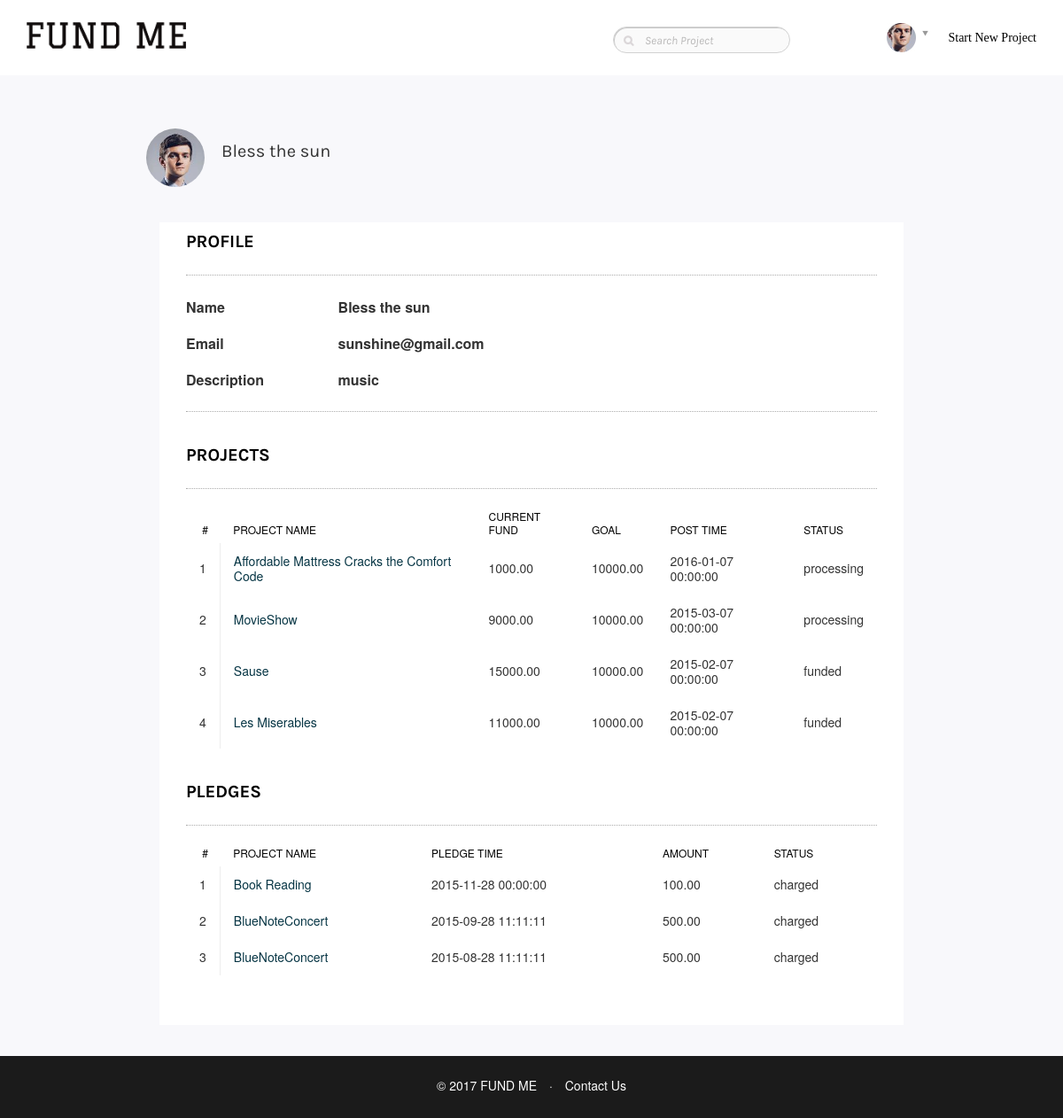
Screenshot of /db/userprofile.php?uid=sunshine@gmail.com (signed in) with the database file from the repository.
### tables this page shows
CREATE TABLE `users` (
  `uid` varchar(40) NOT NULL,
  `username` varchar(40) NOT NULL,
  `email` varchar(40) NOT NULL,
  `password` varchar(40) NOT NULL,
  `address` varchar(50) DEFAULT NULL,
  `interests` text DEFAULT NULL,
  PRIMARY KEY (`uid`)
);

CREATE TABLE `projects` (
  `pid` INT UNSIGNED AUTO_INCREMENT NOT NULL,
  `pname` varchar(100) DEFAULT NULL,
  `pdescription` text DEFAULT NULL,
  `uid` varchar(40) NOT NULL,
  `minfund` decimal(10,2) DEFAULT NULL,
  `maxfund` decimal(10,2) DEFAULT NULL,
  `curfund` decimal(10,2) DEFAULT 0,
  `posttime` datetime NOT NULL,
  `endtime` datetime NOT NULL,
  `plannedtime` datetime NOT NULL,
  `completetime` datetime DEFAULT NULL,
  `pstatus` varchar(40) DEFAULT NULL,
  `creditcard` varchar(40) DEFAULT NULL,
  `filename` varchar(40) DEFAULT NULL,
  PRIMARY KEY (`pid`),
  CONSTRAINT `projects_ibfk_1` FOREIGN KEY (`uid`, `creditcard`) REFERENCES `cards` (`uid`,`cnumber`)
);

CREATE TABLE `pledge` (
  `uid` varchar(40) NOT NULL,
  `cnumber` varchar(40) NOT NULL,
  `pid` INT UNSIGNED NOT NULL,
  `pltime` datetime NOT NULL,
  `amount` decimal(10,2) DEFAULT NULL,
  `plstatus` varchar(20) DEFAULT NULL,
  PRIMARY KEY (`uid`,`cnumber`,`pid`,`pltime`),
  CONSTRAINT `pledge_ibfk_1` FOREIGN KEY (`uid`,`cnumber`) REFERENCES `cards` (`uid`,`cnumber`),
  CONSTRAINT `pledge_ibfk_2` FOREIGN KEY (`pid`) REFERENCES `projects` (`pid`)
);

### db/helperfunction.inc (called while the page is built, shortened)
<?php
function getProjectsByUid($mysqli, $uid) {
    $res = array();
    if ($stmt = $mysqli->prepare("select pid,pname, pdescription,minfund, curfund, posttime, pstatus
from Project.Projects where uid = ? order by posttime desc")) {
        $stmt->bind_param('s', $uid);
        $stmt->execute();
        $stmt->bind_result($pid, $pname, $pdes, $min,$cur,$posttime,$stat);
        try {
            while ($stmt->fetch()) {
                array_push($res, array($pid, $pname, $pdes,$min,$cur,$posttime,$stat));
            }
        } catch (mysqli_sql_exception $e) {
            echo $e;
        } finally {
            $stmt->close();
        }
        return $res;
    }
}
function getPledgesByUid($mysqli, $uid) {
    $res = array();
    if ($stmt = $mysqli->prepare("select pid, pname, p.uid, pltime, amount, plstatus, pstatus from Project.Pledge pl join Project.Projects p using (pid) where pl.uid=? order by pltime desc")) {
        $stmt->bind_param('s', $uid);
        $stmt->execute();
        $stmt->bind_result($pid, $lpname, $creator, $pltime, $amount, $plstat,$pstatus);
        try {
            while ($stmt->fetch()) {
                array_push($res, array($pid, $lpname,$creator, $pltime, $amount, $plstat,$pstatus));
            }
        } catch (mysqli_sql_exception $e) {
            echo $e;
        } finally {
            $stmt->close();
        }
    }
    return $res;
}
function getUserProfileByUid($mysqli, $uid) {
    if ($stmt = $mysqli->prepare("select username, email, interests from Project.Users where uid=?")) {
        $stmt->bind_param('s', $uid);
        $stmt->execute();
        $stmt->bind_result($username, $uemail, $uinterest);
        try {
            while ($stmt->fetch()) {
                return array($username, $uemail, $uinterest);
            }
        } catch (mysqli_sql_exception $e) {
            echo $e;
        } finally {
            $stmt->close();
        }
    }
}

### db/userprofile.php (the view, shortened to what this page needs)
<?php
require "helperfunction.inc";
$mysqli = new mysqli("localhost", "root", "123456", "", 3306);
if (isset($_SERVER["QUERY_STRING"])) {
    $uid = explode("=", $_SERVER["QUERY_STRING"])[1];
}
list($username, $uemail, $uinterest) = getUserProfileByUid($mysqli, $uid);
?>
<!DOCTYPE html>
<html lang="en">
<head>
    <link href="assets/css/bootstrap.min.css" rel="stylesheet">
    <link href="assets/css/bootstrap-theme.css" rel="stylesheet">
    <link href="assets/css/language-selector-remove-able-css.css" rel="stylesheet">
    <link href="assets/css/flexslider.css" rel="stylesheet">
    <link href="assets/css/style.css" rel="stylesheet">
    <link href="assets/css/plugin.css" rel="stylesheet">
    <link href="assets/css/responsive.css" rel="stylesheet">
    <link href="assets/css/menu.css" rel="stylesheet">
    <link href="assets/css/color.css" rel="stylesheet">
    <link href="assets/css/iconmoon.css" rel="stylesheet">
    <link href="assets/css/themetypo.css" rel="stylesheet">
    <link href="assets/css/widget.css" rel="stylesheet">
    <link rel="stylesheet" href="https://maxcdn.bootstrapcdn.com/bootstrap/3.3.7/css/bootstrap.min.css" />
</head>
<body>
<div class="wrapper">
    <?php require "header.php";?>
    <main id="main-content">
        <div class="main-section">
            <div class="page-section">
                <div class="profile-pages">
                    <div class="container">
                        <div class="row">
                            <div class="section-fullwidth col-lg-12">
                                <div class="cs-content-holder">
                                    <div class="row">
                                        <div class="cause-holder">
                                            <div class="col-lg-12">
                                                <div class="cs-auther">
                                                    <figure>
                                                        <a href="userprofile.php?id=<?php echo $uid;?>"><img src="assets/extra-images/auther1.jpg" alt="#"></a>
                                                    </figure>
                                                    <div class="text">
                                                        <h3><a href="userprofile.php?id=<?php echo $uid;?>"><?php echo $username;?></a></h3>
                                                    </div>
                                                </div>
                                            <div class="col-lg-12">
                                                <div class="profile-block">
                                                    <div class="cs-profile-area">
                                                        <div class="cs-title">
                                                            <h4>PROFILE</h4>
                                                        </div>
                                                        <div class="cs-profile-holder">
                                                            <ul class="cs-element-list has-border">
                                                                <li>
                                                                    <label>Name</label><label><?php echo $username;?></label>
                                                                </li>
                                                                <li>
                                                                    <label>Email</label><label><?php echo $uemail;?></label>
                                                                </li>
                                                                <li>
                                                                    <label>Description</label><label><?php echo htmlspecialchars($uinterest);?></label>
                                                                </li>
                                                            </ul>
                                                        </div>
                                                        <div class="cs-title">
                                                            <h4>PROJECTS</h4>
                                                        </div>
                                                        <div class="cs-profile-holder">
                                                            <div class="cs-table-holder">
                                                                <table>
                                                                    <thead>
                                                                    <tr>
                                                                        <th>#</th>
                                                                        <th>Project Name</th>
                                                                        <th>Current Fund</th>
                                                                        <th>Goal</th>
                                                                        <th>Post Time</th>
                                                                        <th>Status</th>
                                                                    </tr>
                                                                    </thead>
                                                                    <tbody>
                                                                    <?php
                                                                    $prs = getProjectsByUid($mysqli, $uid);
                                                                    $i = 1;
                                                                    foreach ($prs as $val) {
                                                                        list($pid, $pname, $pdes, $min,$cur,$posttime,$pstat) = $val;
                                                                        echo "<tr><td>" . $i. "</td>";
                                                                        echo "<td><a href='projectdetail.php?id=".$pid."'>".$pname ."</a></td>";
                                                                        echo "<td>" . $cur . "</td>";
                                                                        echo "<td>" . $min . "</td>";
                                                                        echo "<td>" . $posttime . "</td>";
                                                                        echo "<td>" . $pstat . "</td></tr>";
                                                                        $i = $i + 1;
                                                                    }
                                                                    ?>
                                                                    </tbody>
                                                                </table>
                                                            </div>
                                                        </div>
                                                        <div class="cs-title">
                                                            <h4>PLEDGES</h4>
                                                        </div>
                                                        <div class="cs-profile-holder">
                                                            <div class="cs-table-holder">
                                                                <table>
                                                                    <thead>
                                                                    <tr>
                                                                        <th>#</th>
                                                                        <th>Project Name</th>
                                                                        <th>Pledge Time</th>
                                                                        <th>Amount</th>
                                                                        <th>Status</th>
                                                                    </tr>
                                                                    </thead>
                                                                    <tbody>
                                                                    <?php
                                                                    $pls = getPledgesByUid($mysqli, $uid);
                                                                    $i = 1;
                                                                    foreach ($pls as $val) {
                                                                        list($lpid, $lpname, $creator,$pltime, $lamount, $plstat) = $val;
                                                                        echo "<tr><td>" . $i. "</td>";
                                                                        echo "<td><a href='projectdetail.php?id=".$lpid."'>".$lpname ."</a></td>";
                                                                        echo "<td>" . $pltime . "</td>";
                                                                        echo "<td>" . $lamount . "</td>";
                                                                        echo "<td>" . $plstat . "</td>";
                                                                        echo "</tr>";
                                                                        $i = $i + 1;
                                                                    }
                                                                    ?>
                                                                    </tbody>
                                                                </table>
                                                            </div>
                                                        </div>
                                                    </div>
                                                </div>
                                            </div>
                                        </div>
                                    </div>
                                </div>
                            </div>
                        </div>
                    </div>
                </div>
            </div>
        </div>
    </main>
    <?php require "footer.php";?>
</div>
</body>
</html>

### db/assets/css/style.css (style rules this page uses)
html, body { margin: 0px; padding: 0px; min-height: 100%; height: 100%; }

### db/assets/css/plugin.css (style rules this page uses)
.cause-holder { width: 900px; margin: 0 auto; }
.cause-holder .cs-auther, .cause-holder .cs-donations { margin: 0 0 30px 0; }
.cs-auther { float: left; }
.cs-auther figure { width: 66px; height: 66px; margin: 0 0 10px 0; float: left; }
.cs-auther figure img { border-radius: 100%; }
.cs-auther h3 { font-weight: 400; margin: 0; line-height: 12px; font-size: 20px; color: #333; }
.cs-auther figure ~ .text { padding: 20px 0 0 85px; }
.has-border { margin:0 0 25px 0; padding: 0 0 30px 0; border-bottom: 1px dotted #acacac; }
.profile-block { margin: 0 0 35px; box-shadow: none; background-color: #ffffff; }
.cs-profile-area { background:#fff; margin:0 0 10px; padding:0 30px 30px; }
.cs-profile-area .cs-title { border-bottom: 1px dotted #acacac; padding: 10px 0 18px; }
.cs-title h3, .cs-title h2, .cs-title h4 { font-weight:700; overflow: hidden; font-size: 20px; line-height: 23px; text-transform: uppercase; }
.cs-profile-holder { display: inline-block; padding: 20px 0 0; width: 100%; }
.cs-profile-holder .cs-element-list { padding:0 0 10px; margin:0 0 20px; }
.cs-profile-holder .cs-element-list>li:after { display:block; content:''; clear:both; }
.cs-profile-holder .cs-element-list>li { list-style:none; margin:0 0 10px; border:none !important; padding:0 !important; }
.cs-profile-holder label { float:left; font-size: 16px; line-height:19px; margin:0; padding:6px 10px 6px 0; width:22%; box-sizing:border-box; -webkit-box-sizing:border-box; -moz-box-sizing:border-box; }
.cs-table-holder { display: inline-block; padding: 0 0 20px; width: 100%; }
.cause-holder .cs-table-holder { margin: -15px 0 0; }
.cs-profile-holder table { margin:0; }
.cs-profile-holder table td { color:#333; font-size: 14px; line-height: 17px; border: none; padding: 12px 15px; text-align:left; vertical-align: middle; }
.cs-profile-holder table td:nth-child(2) { border-left:1px solid #ededed; }
.cs-profile-holder table td a { color: #063544; }
.cs-profile-holder table th { color:#000; font-weight: normal; font-size: 12px; line-height: 15px; padding: 10px 10px 8px 15px; text-align:left; text-transform: uppercase; border:none; background: #fff; }
.cs-profile-holder table tr:nth-child(even) { background: #fff; }
.cs-profile-holder table th:nth-child(odd) { background: #fff; }
.cs-profile-holder table th:first-child, .cs-profile-holder table td:first-child { text-align: center; width:24px; }

### rows the page displays
users: username "Bless the sun", email "sunshine@gmail.com", interests "music"
projects: pname "Affordable Mattress Cracks the Comfort Code", curfund "1000.00", minfund "10000.00", posttime "2016-01-07 00:00:00", pstatus "processing"
projects: pname "MovieShow", curfund "9000.00", minfund "10000.00", posttime "2015-03-07 00:00:00", pstatus "processing"
projects: pname "Sause", curfund "15000.00", minfund "10000.00", posttime "2015-02-07 00:00:00", pstatus "funded"
projects: pname "Les Miserables", curfund "11000.00", minfund "10000.00", posttime "2015-02-07 00:00:00", pstatus "funded"
pledge: pid.pname "Book Reading", pltime "2015-11-28 00:00:00", amount "100.00", plstatus "charged"
pledge: pid.pname "BlueNoteConcert", pltime "2015-09-28 11:11:11", amount "500.00", plstatus "charged"
pledge: pid.pname "BlueNoteConcert", pltime "2015-08-28 11:11:11", amount "500.00", plstatus "charged"
